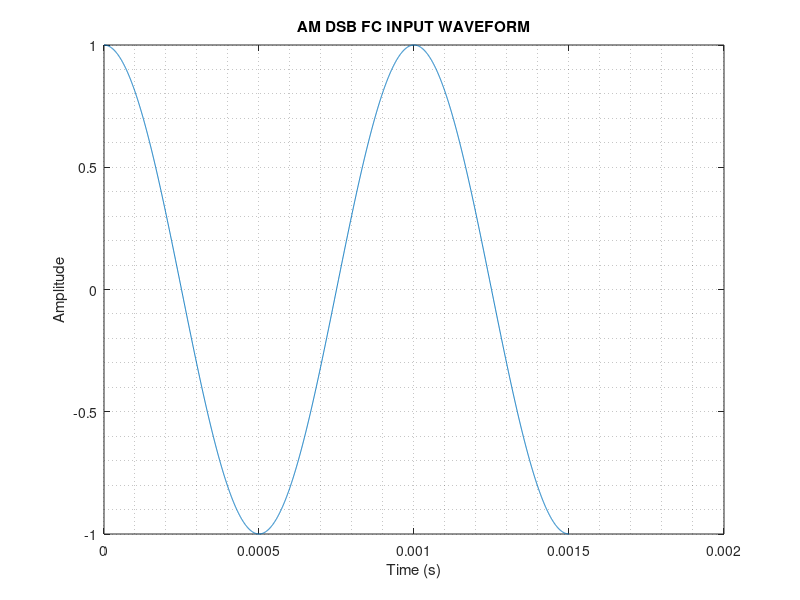
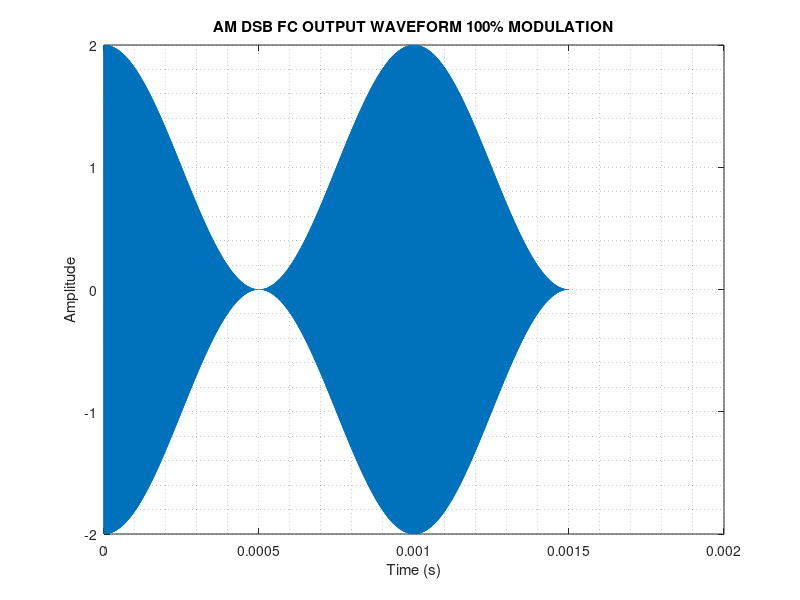

The MATLAB source for these figures, in order:
clc
clear all

Fs = 2e6;
Period = 1/Fs;
t  = 0:Period:1.5e-3;
m_Index = 1;
message_Freq = 1e3;   
carrier_Freq = 1e6;
Am = 1;     % Amplitude of 1
Ac = 1;     % Amplitude of 1

m_t = Am*cos(2*pi*message_Freq*t);     % Single tone of 1 kHz
c_t = Ac*cos(2*pi*carrier_Freq*t);

figure
plot(t,m_t);
title('AM DSB FC INPUT WAVEFORM');
xlabel('Time (s)');
ylabel('Amplitude');
grid minor

u_t = (1 + m_Index*m_t).* c_t;
figure
plot(t,u_t);
title('AM DSB FC OUTPUT WAVEFORM 100% MODULATION');
xlabel('Time (s)');
ylabel('Amplitude');
grid minor